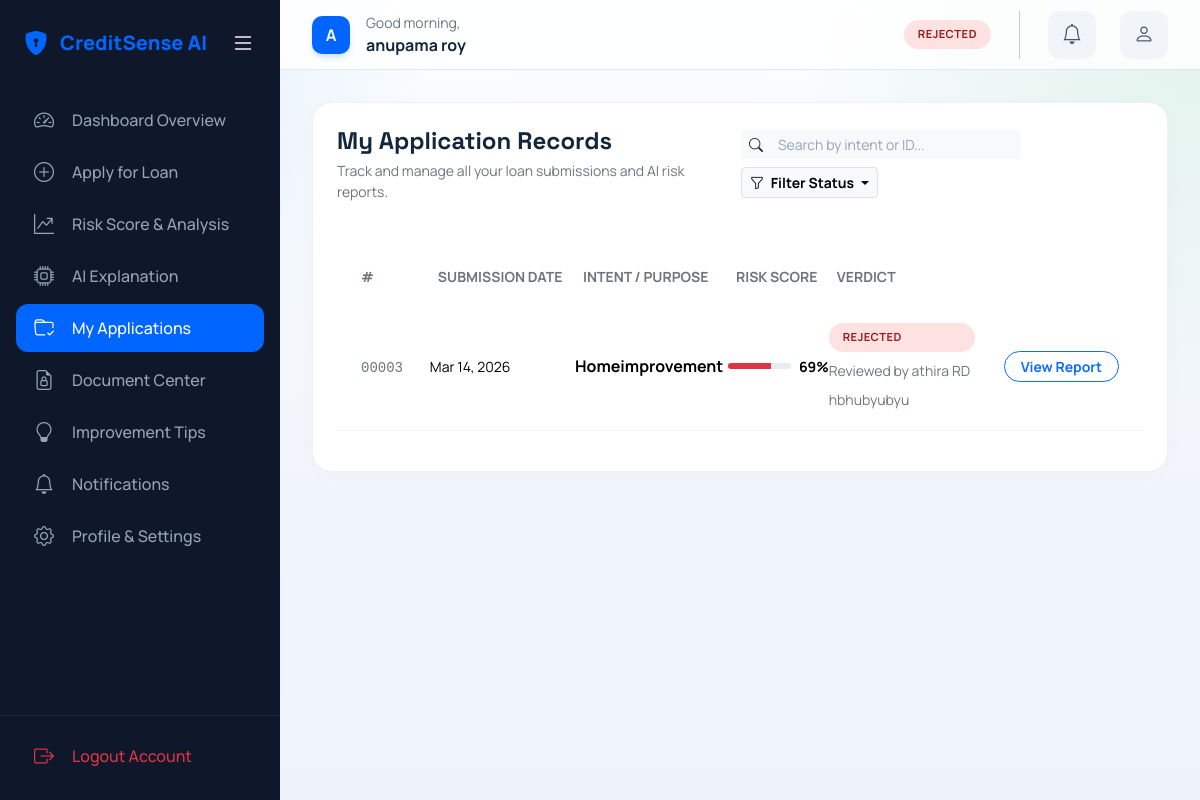
/user/history/ (signed in), run on the app's committed database.
### users/models.py (models this page shows, shortened)
class CustomUser(AbstractUser):
    ROLE_CHOICES = (
        ("USER", "User"),
        ("BANK_OFFICER", "Bank Officer"),
        ("ADMIN", "Admin"),
    )
    role = models.CharField(max_length=20, choices=ROLE_CHOICES, default="USER")
    phone_number = models.CharField(max_length=15, blank=True, null=True)
    pan_number = models.CharField(max_length=10, blank=True, null=True, unique=True)
    is_verified = models.BooleanField(default=False)
    profile_picture = models.ImageField(upload_to="profile_pics/", blank=True, null=True)

### credit_prediction/models.py (models this page shows, shortened)
class LoanApplication(models.Model):
    LOAN_INTENT_CHOICES = (
        ("PERSONAL", "Personal"),
        ("EDUCATION", "Education"),
        ("MEDICAL", "Medical"),
        ("VENTURE", "Venture"),
        ("HOMEIMPROVEMENT", "Home Improvement"),
        ("DEBTCONSOLIDATION", "Debt Consolidation"),
    )
    LOAN_GRADE_CHOICES = tuple((grade, grade) for grade in "ABCDEFG")
    STATUS_CHOICES = (
        ("PENDING", "Pending"),
        ("APPROVED", "Approved"),
        ("REJECTED", "Rejected"),
        ("VERIFICATION_REQUIRED", "Verification Required"),
    )
    user = models.ForeignKey(
        CustomUser,
        on_delete=models.CASCADE,
        related_name="loan_applications",
    )
    loan_intent = models.CharField(
        max_length=50,
        choices=LOAN_INTENT_CHOICES,
        help_text="Purpose of the loan",
    )
    loan_grade = models.CharField(
        max_length=5,
        choices=LOAN_GRADE_CHOICES,
        help_text="Assigned loan grade",
    )
    loan_amnt = models.FloatField(help_text="Requested loan amount")
    loan_int_rate = models.FloatField(help_text="Applied interest rate")
    loan_percent_income = models.FloatField(
        help_text="Loan amount as a percentage of annual income"
    )
    status = models.CharField(max_length=32, choices=STATUS_CHOICES, default="PENDING")
    is_flagged_by_officer = models.BooleanField(default=False)
    reviewed_by = models.ForeignKey(
        CustomUser,
        on_delete=models.SET_NULL,
        null=True,
        blank=True,
        related_name="reviewed_loans",
        limit_choices_to={"role": "BANK_OFFICER"},
    )
    decision_notes = models.TextField(blank=True, default="")
    reviewed_at = models.DateTimeField(null=True, blank=True)
    created_at = models.DateTimeField(auto_now_add=True)

class CreditPrediction(models.Model):
    application = models.OneToOneField(
        LoanApplication,
        on_delete=models.CASCADE,
        related_name="prediction",
    )
    risk_probability = models.FloatField(help_text="Float precision of default probability")
    credit_score = models.IntegerField(help_text="Translated 300-850 Credit Score")
    risk_category = models.CharField(max_length=20, help_text="Low Risk, Medium Risk, High Risk")
    shap_explanations = models.JSONField(default=dict)
    lime_explanations = models.JSONField(default=dict, blank=True)
    feature_payload = models.JSONField(default=dict, blank=True)
    model_name = models.CharField(max_length=120, default="CreditSense Ensemble")
    model_version = models.CharField(max_length=40, default="v1")
    created_at = models.DateTimeField(auto_now_add=True)

### users/views.py (the view)
# urls.py: path("history/", views.history, name="history"),
@role_required("USER")
def history(request):
    applications = _application_queryset(request.user)
    return render(
        request,
        "users/history.html",
        _user_context("history", applications=applications),
    )

### templates/users/history.html (shortened to what this page needs)
{% extends 'users/base.html' %}
{% load static %}
{% load display_formatters %}
{% block user_content %}
<div class="row g-4 mb-4">
    <div class="col-12">
        <div class="saas-card">
            <div class="d-flex flex-column flex-lg-row justify-content-between align-items-lg-center gap-4 mb-5">
                <div>
                    <h4 class="fw-bold mb-1">My Application Records</h4>
                    <p class="text-secondary small mb-0">Track and manage all your loan submissions and AI risk reports.</p>
                </div>
                <div class="d-flex flex-wrap gap-2">
                    <div class="input-group input-group-sm" style="width: 280px;">
                        <span class="input-group-text bg-light border-0"><i class="bi bi-search"></i></span>
                        <input type="text" id="searchInput" class="form-control bg-light border-0" placeholder="Search by intent or ID...">
                    </div>
                    <div class="dropdown">
                        <button class="btn btn-sm btn-light border dropdown-toggle fw-bold" type="button" data-bs-toggle="dropdown">
                            <i class="bi bi-funnel me-1"></i> Filter Status
                        </button>
                    </div>
                </div>
            </div>
            <div class="table-responsive">
                <table class="table table-hover align-middle" id="historyTable">
                    <thead class="bg-light bg-opacity-50">
                        <tr>
                            <th class="py-3 px-4 fw-bold small text-secondary">#</th>
                            <th class="py-3 fw-bold small text-secondary">SUBMISSION DATE</th>
                            <th class="py-3 fw-bold small text-secondary">INTENT / PURPOSE</th>
                            <th class="py-3 fw-bold small text-secondary">RISK SCORE</th>
                            <th class="py-3 fw-bold small text-secondary">VERDICT</th>
                            <th class="py-3 text-end px-4"></th>
                        </tr>
                    </thead>
                    <tbody>
                        {% for application in applications %}
                            <tr class="history-row" data-status="{{ application.status }}">
                                <td class="px-4"><code class="small text-secondary">{{ application.id|stringformat:"05d" }}</code></td>
                                <td class="small">{{ application.created_at|date:"M d, Y" }}</td>
                                <td class="fw-bold">{{ application.loan_intent|replace:'_'|title }}</td>
                                <td>
                                    {% if application.prediction %}
                                        <div class="d-flex align-items-center gap-2">
                                            <div class="progress rounded-pill flex-grow-1" style="height: 6px; width: 60px;">
                                                <div class="progress-bar bg-{% if application.prediction.risk_category == 'Low Risk' %}success{% elif application.prediction.risk_category == 'Medium Risk' %}warning{% else %}danger{% endif %}" style="width: {{ application.prediction.risk_probability|multiply:100 }}%;"></div>
                                            </div>
                                            <span class="small fw-bold">{{ application.prediction.risk_probability|multiply:100|floatformat:0 }}%</span>
                                        </div>
                                    {% else %}
                                        <span class="text-secondary opacity-50 small">Wait...</span>
                                    {% endif %}
                                </td>
                                <td>
                                    <div class="d-flex flex-column gap-2">
                                        <span class="status-badge {% if application.status == 'APPROVED' %}status-approved{% elif application.status == 'REJECTED' %}status-rejected{% else %}status-pending{% endif %}">
                                            {{ application.get_status_display }}
                                        </span>
                                        {% if application.reviewed_by %}
                                            <span class="small text-secondary">
                                                Reviewed by {{ application.reviewed_by.get_full_name|default:application.reviewed_by.username }}
                                            </span>
                                        {% endif %}
                                        {% if application.decision_notes %}
                                            <span class="small text-secondary">{{ application.decision_notes }}</span>
                                        {% endif %}
                                    </div>
                                </td>
                                <td class="text-end px-4">
                                    <a href="{% url 'users:credit-score' %}?prediction={{ application.prediction.id }}" class="btn btn-sm btn-outline-primary rounded-pill px-3 fw-bold">View Report</a>
                                </td>
                            </tr>
                        {% endfor %}
                    </tbody>
                </table>
            </div>
        </div>
    </div>
</div>
{% endblock %}

### templates/users/base.html (shortened to what this page needs)
{% extends 'base/base.html' %}
{% load static %}
{% load display_formatters %}
{% block main_wrapper %}
<aside class="dashboard-sidebar" id="mainSidebar">
    <div class="sidebar-header">
        <a href="{% url 'landing' %}" class="sidebar-brand">
            <i class="bi bi-shield-lock-fill"></i>
            <span>CreditSense AI</span>
        </a>
        <button class="btn btn-link text-white p-0 d-none d-lg-block" onclick="toggleSidebar()">
            <i class="bi bi-list fs-4"></i>
        </button>
    </div>
    <nav class="sidebar-nav">
        <a href="{% url 'users:dashboard' %}" class="nav-link-saas {% if user_section == 'dashboard' %}active{% endif %}">
            <i class="bi bi-speedometer2"></i> <span class="nav-label">Dashboard Overview</span>
        </a>
        <a href="{% url 'users:financial-data' %}" class="nav-link-saas {% if user_section == 'financial-data' %}active{% endif %}">
            <i class="bi bi-plus-circle"></i> <span class="nav-label">Apply for Loan</span>
        </a>
        <a href="{% url 'users:credit-score' %}" class="nav-link-saas {% if user_section == 'credit-score' %}active{% endif %}">
            <i class="bi bi-graph-up-arrow"></i> <span class="nav-label">Risk Score & Analysis</span>
        </a>
        <a href="{% url 'users:explanation' %}" class="nav-link-saas {% if user_section == 'explanation' %}active{% endif %}">
            <i class="bi bi-cpu"></i> <span class="nav-label">AI Explanation</span>
        </a>
        <a href="{% url 'users:history' %}" class="nav-link-saas {% if user_section == 'history' %}active{% endif %}">
            <i class="bi bi-folder-check"></i> <span class="nav-label">My Applications</span>
        </a>
        <a href="{% url 'users:documents' %}" class="nav-link-saas {% if user_section == 'documents' %}active{% endif %}">
            <i class="bi bi-file-earmark-lock"></i> <span class="nav-label">Document Center</span>
        </a>
        <a href="{% url 'users:improvements' %}" class="nav-link-saas {% if user_section == 'improvements' %}active{% endif %}">
            <i class="bi bi-lightbulb"></i> <span class="nav-label">Improvement Tips</span>
        </a>
        <a href="{% url 'users:notifications' %}" class="nav-link-saas {% if user_section == 'notifications' %}active{% endif %}">
            <i class="bi bi-bell"></i> <span class="nav-label">Notifications</span>
        </a>
        <a href="{% url 'users:profile' %}" class="nav-link-saas {% if user_section == 'profile' %}active{% endif %}">
            <i class="bi bi-gear"></i> <span class="nav-label">Profile & Settings</span>
        </a>
    </nav>
    <div class="sidebar-footer">
        <a href="{% url 'logout' %}" class="nav-link-saas text-danger border-0">
            <i class="bi bi-box-arrow-right"></i> <span class="nav-label">Logout Account</span>
        </a>
    </div>
</aside>
<main class="dashboard-main">
    <header class="dashboard-topbar">
        <div class="topbar-left d-flex align-items-center gap-3">
            <div class="user-avatar overflow-hidden">
                {% if request.user.profile_picture %}
                    <img src="{{ request.user.profile_picture.url }}" class="w-100 h-100 object-fit-cover" alt="Avatar">
                {% else %}
                    {{ request.user.username|make_list|first|upper }}
                {% endif %}
            </div>
            <div>
                <span class="text-secondary small d-block">Good morning,</span>
                <span class="fw-bold">{{ request.user.get_full_name|default:request.user.username }}</span>
            </div>
        </div>
        <div class="topbar-right d-flex align-items-center gap-4">
            {% with latest_app=request.user.loan_applications.first %}
                {% if latest_app %}
                    <span class="status-badge {% if latest_app.status == 'APPROVED' %}status-approved{% elif latest_app.status == 'REJECTED' %}status-rejected{% else %}status-pending{% endif %}">
                        {{ latest_app.get_status_display }}
                    </span>
                {% else %}
                    <span class="status-badge status-pending">No Applications Yet</span>
                {% endif %}
            {% endwith %}
            <a href="{% url 'users:notifications' %}" class="quick-action-btn position-relative">
                <i class="bi bi-bell fs-5"></i>
            </a>
            <a href="{% url 'users:profile' %}" class="quick-action-btn">
                <i class="bi bi-person fs-5"></i>
            </a>
        </div>
    </header>
    <div class="dashboard-content">
        {% block user_content %}{% endblock %}
    </div>
</main>
{% endblock %}

### data on the page
CustomUser: user.username|make_list "A", user.get_full_name "anupama roy"
LoanApplication: status "REJECTED", id "00003", created_at "Mar 14, 2026", loan_intent "Homeimprovement", prediction.risk_probability|multiply "69", reviewed_by.get_full_name "athira RD", decision_notes "hbhubyubyu"
